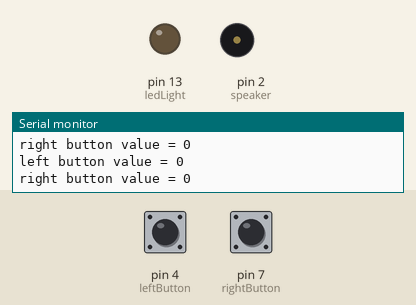
Recording of a sketch running on a simulated Arduino Uno, built with avr-gcc and run on an emulated ATmega328P. On the bench: output pins drawn as LEDs (lit = HIGH), buzzer (waves = sounding, pin HIGH), the last lines printed to the serial monitor. Inputs (shaded band) come from the test bench; at power-on: pin 4 (leftButton) LOW, pin 7 (rightButton) LOW.

Above: at 1.2 s.
1.3 s: pin 4 (leftButton) pulled HIGH for 0.15 s
At 2.1 s:
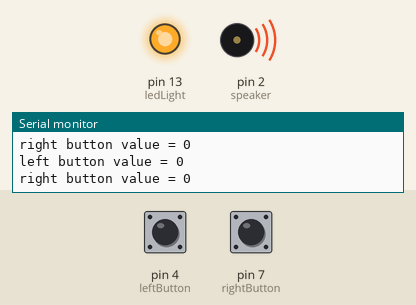
2.9 s: pin 7 (rightButton) pulled HIGH for 0.15 s
At 3.8 s:
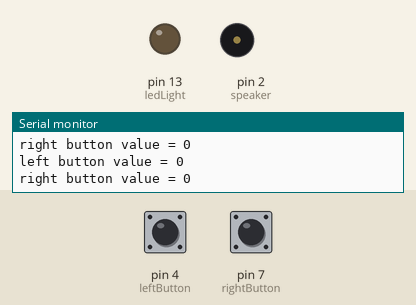
6.0 s: pin 4 (leftButton) pulled HIGH for 1 s
At 7.2 s:
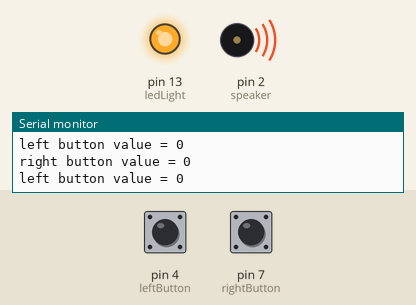
Timing chart, 0 to 9.0 s (numbered marks = the images above; inputs shaded):
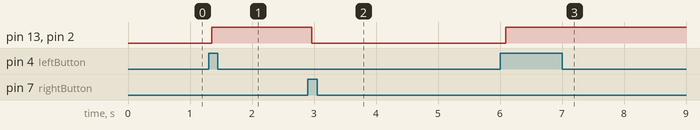

Measured:
- after the input at 1.3 s, pin 13 (ledLight), pin 2 (speaker): LOW → HIGH after 0.05 s
- after the input at 2.9 s, pin 13 (ledLight), pin 2 (speaker): HIGH → LOW after 0.06 s
- after the input at 6.0 s, pin 13 (ledLight), pin 2 (speaker): LOW → HIGH after 0.09 s

The sketch:

ledLight.ino.ino
```cpp
int ledLight = 13;
int speaker = 2;
int leftButton = 4;
int rightButton = 7;
void setup() {
  // put your setup code here, to run once:
  //pinMode(pin_number,mode(what_you_want_it_to_do))
  pinMode(ledLight,OUTPUT);
  pinMode(speaker,OUTPUT);
  pinMode(leftButton, INPUT);
  pinMode(rightButton, INPUT);
  //This will display what is going on
  //The 9600 is boardrate
  Serial.begin(9600);
}

void loop() {
  // put your main code here, to run repeatedly:
  //This is where you give your code some functionality
  //Program needs to read the buttons so as to use it to control things
  int leftButtonRead = digitalRead(leftButton);
  int rightButtonRead = digitalRead(rightButton);

  Serial.print("left button value = ");
  Serial.println(leftButtonRead);

  Serial.print("right button value = ");
  Serial.println(rightButtonRead);

  if(leftButtonRead == 1){
    digitalWrite(ledLight,HIGH);
    digitalWrite(speaker, HIGH);
    //delay(200);
    }

  if(rightButtonRead == 1){
  digitalWrite(ledLight,LOW);
  digitalWrite(speaker, LOW);
  //delay(200);
  }
}
```
